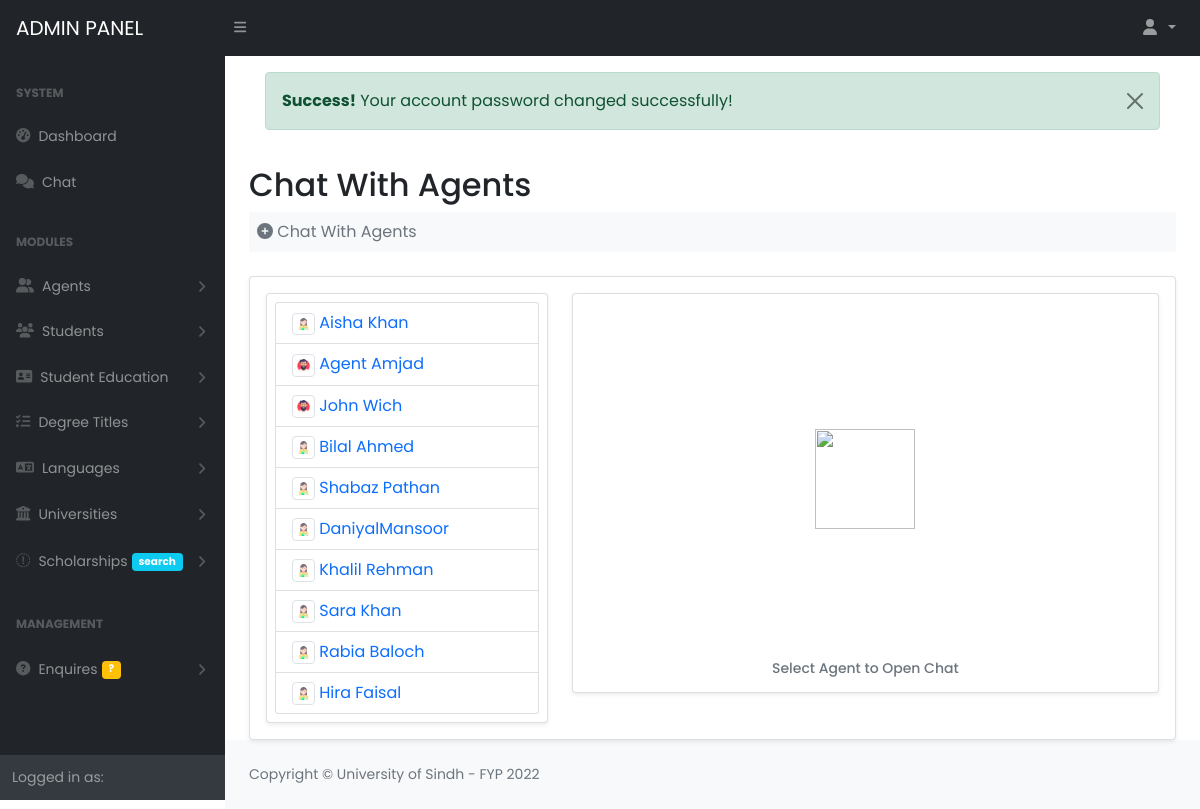
The page /Project/admin/chat.php (signed in) on the database its author committed.
### tables this page shows
CREATE TABLE `agents` (
  `agent_id` int(11) NOT NULL AUTO_INCREMENT,
  `name` varchar(50) DEFAULT NULL,
  `email` varchar(50) DEFAULT NULL,
  `password` varchar(50) DEFAULT NULL,
  `phone_no` varchar(50) DEFAULT NULL,
  `cnic` varchar(50) DEFAULT NULL,
  `gender` varchar(50) DEFAULT NULL,
  `profile` varchar(100) DEFAULT NULL,
  `created_at` timestamp NOT NULL DEFAULT current_timestamp(),
  `status` int(11) DEFAULT 1,
  PRIMARY KEY (`agent_id`)
);

### Project/database/database.php (called while the page is built, shortened)
<?php
class Database
{
	private $db_host = "localhost";
	private $db_user = "root";
	private $db_pass = "";
	private $db_name = "fyp_cms";
	public $connection = null;
	public function __construct()
	{
		$this->connection = mysqli_connect($this->db_host, $this->db_user, $this->db_pass, $this->db_name);
	}
	public function executeQuery($query)
	{
		$this->query = $query;
		$this->result = mysqli_query($this->connection, $this->query);
		return $this->result;
	}
}
?>

### Project/admin/chat.php (the view, shortened to what this page needs)
<?php  include_once("includes/header.php"); ?>
 <?php  include_once("includes/nav.php"); ?>
 <div id="layoutSidenav">
         <?php include_once("includes/sidebar.php") ?>
         <div id="layoutSidenav_content">
             <main>
                 <div class="container-fluid px-4">
                     <div class="p-3"><?php require_once("includes/messages.php") ?></div>
                     <h2 class="mt-1">Chat With Agents</h2>
                     <ol class="breadcrumb mb-4 bg-light p-2">
                         <li class="breadcrumb-item active"><i class="fa fa-plus-circle"></i> Chat With Agents</li>
                     </ol>
                     <div class="card shadow-sm bg-white p-2">
                        <div class="card-body p-2">
                             <div class="row">
                                 <div class="col-md-4 col-lg-4 col-sm-12 col-xs-12">
                                     <div class="card shadow-sm bg-white p-2">
                                     <?php
                                      $query = "SELECT * FROM `agents`";
                                     $result = $db->executeQuery($query);
                                         echo "<ul class='list-group'>";
                                         if($result->num_rows){
                                             while($row = mysqli_fetch_assoc($result)){
                                                 ?>
                                                  <li  class="pe-auto list-group-item disabled itemClick text-primary " id="<?php echo $row['agent_id'] ?>">  <img src="<?php echo substr($row['profile'],3) ?>" width="10%" class="img img-thumbnail img-responsive"/>  <?php echo $row['name'] ?></li>
                                                 <?php
                                             }
                                         }
                                         echo "</ul>";
                                         ?>
                                     </div>
                                 </div>
                                 <div class="col-md-8 col-lg-8 col-xs-12 col-sm12-">
                                     <div class="card shadow-sm bg-white p-2" id="messageBody" style="height:400px">
                                         <img style="margin:auto;" src="https://cdn-icons-png.flaticon.com/512/1041/1041916.png" width="100px" height="100px"/>
                                         <h4 class="form-text text-center">Select Agent to Open Chat</h4>
                                     </div>
                                 </div>
                             </div>
                        </div>
                     </div>
                 </div>
             </main>
 <?php  include_once("includes/footer.php") ?>

### Project/admin/includes/header.php (style rules this page uses)
body { font-family: 'Poppins', sans-serif; }

### rows shown on the page
agents: profile (picture), name "Aisha Khan"
agents: profile (picture), name "Agent Amjad"
agents: profile (picture), name "John Wich"
agents: profile (picture), name "Bilal Ahmed"
agents: profile (picture), name "Shabaz Pathan"
agents: profile (picture), name "DaniyalMansoor"
agents: profile (picture), name "Khalil Rehman"
agents: profile (picture), name "Sara Khan"
agents: profile (picture), name "Rabia Baloch"
agents: profile (picture), name "Hira Faisal"

### other values the page prints
$_SESSION['success'] "Your account password changed successfully!"
